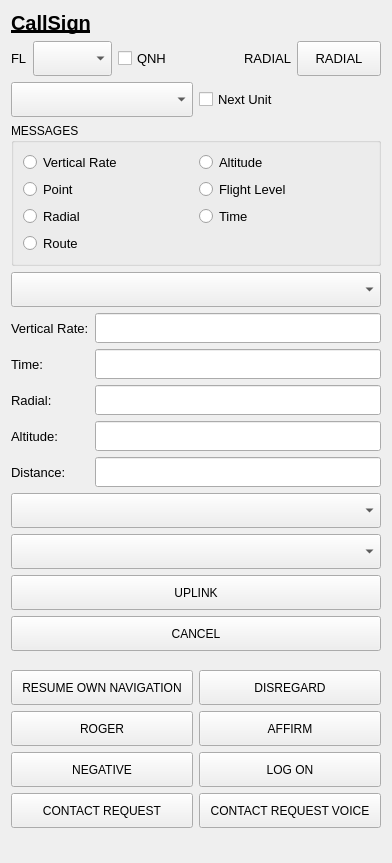
<?xml version="1.0" encoding="UTF-8"?>
<ui version="4.0">
 <class>Label</class>
 <widget class="QWidget" name="Label">
  <property name="geometry">
   <rect>
    <x>0</x>
    <y>0</y>
    <width>390</width>
    <height>863</height>
   </rect>
  </property>
  <property name="windowTitle">
   <string>Form</string>
  </property>
  <layout class="QHBoxLayout" name="horizontalLayout_9">
   <item>
    <layout class="QVBoxLayout" name="verticalLayout_4">
     <item>
      <widget class="QLabel" name="callSign">
       <property name="font">
        <font>
         <pointsize>15</pointsize>
         <weight>75</weight>
         <italic>false</italic>
         <bold>true</bold>
         <underline>true</underline>
         <strikeout>false</strikeout>
         <kerning>true</kerning>
        </font>
       </property>
       <property name="text">
        <string>CallSign</string>
       </property>
       <property name="textFormat">
        <enum>Qt::AutoText</enum>
       </property>
      </widget>
     </item>
     <item>
      <layout class="QHBoxLayout" name="horizontalLayout_2">
       <item>
        <layout class="QHBoxLayout" name="horizontalLayout">
         <item>
          <widget class="QLabel" name="FLlabel_current">
           <property name="font">
            <font>
             <pointsize>10</pointsize>
            </font>
           </property>
           <property name="text">
            <string>FL</string>
           </property>
          </widget>
         </item>
         <item>
          <widget class="QComboBox" name="FLcomboBox">
           <property name="minimumSize">
            <size>
             <width>70</width>
             <height>35</height>
            </size>
           </property>
           <property name="font">
            <font>
             <pointsize>10</pointsize>
            </font>
           </property>
          </widget>
         </item>
        </layout>
       </item>
       <item>
        <layout class="QVBoxLayout" name="verticalLayout">
         <item>
          <widget class="QCheckBox" name="FLQNH">
           <property name="font">
            <font>
             <pointsize>10</pointsize>
            </font>
           </property>
           <property name="text">
            <string>QNH</string>
           </property>
          </widget>
         </item>
        </layout>
       </item>
       <item>
        <widget class="QLabel" name="RADIALlabel_current">
         <property name="font">
          <font>
           <pointsize>10</pointsize>
          </font>
         </property>
         <property name="layoutDirection">
          <enum>Qt::LeftToRight</enum>
         </property>
         <property name="text">
          <string>RADIAL</string>
         </property>
         <property name="alignment">
          <set>Qt::AlignRight|Qt::AlignTrailing|Qt::AlignVCenter</set>
         </property>
        </widget>
       </item>
       <item>
        <widget class="QPushButton" name="RADIALbutton">
         <property name="minimumSize">
          <size>
           <width>0</width>
           <height>35</height>
          </size>
         </property>
         <property name="font">
          <font>
           <pointsize>10</pointsize>
          </font>
         </property>
         <property name="text">
          <string>RADIAL</string>
         </property>
        </widget>
       </item>
      </layout>
     </item>
     <item>
      <layout class="QHBoxLayout" name="horizontalLayout_3">
       <item>
        <widget class="QComboBox" name="FreqComboBox">
         <property name="minimumSize">
          <size>
           <width>0</width>
           <height>35</height>
          </size>
         </property>
         <property name="font">
          <font>
           <pointsize>10</pointsize>
          </font>
         </property>
        </widget>
       </item>
       <item>
        <widget class="QCheckBox" name="freqNextUnit">
         <property name="font">
          <font>
           <pointsize>10</pointsize>
          </font>
         </property>
         <property name="text">
          <string>Next Unit</string>
         </property>
        </widget>
       </item>
      </layout>
     </item>
     <item>
      <widget class="QGroupBox" name="MESSAGESgroupBox">
       <property name="title">
        <string>MESSAGES</string>
       </property>
       <layout class="QGridLayout" name="gridLayout">
        <item row="0" column="0">
         <widget class="QRadioButton" name="VRrb">
          <property name="font">
           <font>
            <pointsize>10</pointsize>
           </font>
          </property>
          <property name="text">
           <string>Vertical Rate</string>
          </property>
         </widget>
        </item>
        <item row="0" column="1">
         <widget class="QRadioButton" name="ALTrb">
          <property name="font">
           <font>
            <pointsize>10</pointsize>
           </font>
          </property>
          <property name="text">
           <string>Altitude</string>
          </property>
         </widget>
        </item>
        <item row="1" column="0">
         <widget class="QRadioButton" name="PTrb">
          <property name="font">
           <font>
            <pointsize>10</pointsize>
           </font>
          </property>
          <property name="text">
           <string>Point</string>
          </property>
         </widget>
        </item>
        <item row="1" column="1">
         <widget class="QRadioButton" name="FLrb">
          <property name="font">
           <font>
            <pointsize>10</pointsize>
           </font>
          </property>
          <property name="text">
           <string>Flight Level</string>
          </property>
         </widget>
        </item>
        <item row="2" column="0">
         <widget class="QRadioButton" name="RADrb">
          <property name="font">
           <font>
            <pointsize>10</pointsize>
           </font>
          </property>
          <property name="text">
           <string>Radial</string>
          </property>
         </widget>
        </item>
        <item row="2" column="1">
         <widget class="QRadioButton" name="TMrb">
          <property name="font">
           <font>
            <pointsize>10</pointsize>
           </font>
          </property>
          <property name="text">
           <string>Time</string>
          </property>
         </widget>
        </item>
        <item row="3" column="0">
         <widget class="QRadioButton" name="ROUTErb">
          <property name="font">
           <font>
            <pointsize>10</pointsize>
           </font>
          </property>
          <property name="text">
           <string>Route</string>
          </property>
         </widget>
        </item>
       </layout>
      </widget>
     </item>
     <item>
      <widget class="QComboBox" name="MessageComboBox">
       <property name="minimumSize">
        <size>
         <width>370</width>
         <height>35</height>
        </size>
       </property>
       <property name="font">
        <font>
         <pointsize>10</pointsize>
        </font>
       </property>
      </widget>
     </item>
     <item>
      <layout class="QHBoxLayout" name="horizontalLayout_4">
       <item>
        <layout class="QVBoxLayout" name="verticalLayout_3">
         <item>
          <widget class="QLabel" name="RATElabel">
           <property name="font">
            <font>
             <pointsize>10</pointsize>
            </font>
           </property>
           <property name="text">
            <string>Vertical Rate:</string>
           </property>
          </widget>
         </item>
         <item>
          <widget class="QLabel" name="TIMElabel">
           <property name="font">
            <font>
             <pointsize>10</pointsize>
            </font>
           </property>
           <property name="text">
            <string>Time:</string>
           </property>
          </widget>
         </item>
         <item>
          <widget class="QLabel" name="RADIALlabel">
           <property name="font">
            <font>
             <pointsize>10</pointsize>
            </font>
           </property>
           <property name="text">
            <string>Radial:</string>
           </property>
          </widget>
         </item>
         <item>
          <widget class="QLabel" name="ALTITUDElabel">
           <property name="font">
            <font>
             <pointsize>10</pointsize>
            </font>
           </property>
           <property name="text">
            <string>Altitude:</string>
           </property>
          </widget>
         </item>
         <item>
          <widget class="QLabel" name="DISTANCElabel">
           <property name="font">
            <font>
             <pointsize>10</pointsize>
            </font>
           </property>
           <property name="text">
            <string>Distance:</string>
           </property>
          </widget>
         </item>
        </layout>
       </item>
       <item>
        <layout class="QVBoxLayout" name="verticalLayout_2">
         <item>
          <widget class="QLineEdit" name="RATElineEdit">
           <property name="minimumSize">
            <size>
             <width>0</width>
             <height>30</height>
            </size>
           </property>
           <property name="font">
            <font>
             <pointsize>10</pointsize>
            </font>
           </property>
          </widget>
         </item>
         <item>
          <widget class="QLineEdit" name="TIMElineEdit">
           <property name="minimumSize">
            <size>
             <width>0</width>
             <height>30</height>
            </size>
           </property>
           <property name="font">
            <font>
             <pointsize>10</pointsize>
            </font>
           </property>
          </widget>
         </item>
         <item>
          <widget class="QLineEdit" name="RADIALlineEdit">
           <property name="minimumSize">
            <size>
             <width>0</width>
             <height>30</height>
            </size>
           </property>
           <property name="font">
            <font>
             <pointsize>10</pointsize>
            </font>
           </property>
          </widget>
         </item>
         <item>
          <widget class="QLineEdit" name="ALTITUDElineEdit">
           <property name="minimumSize">
            <size>
             <width>0</width>
             <height>30</height>
            </size>
           </property>
           <property name="font">
            <font>
             <pointsize>10</pointsize>
            </font>
           </property>
          </widget>
         </item>
         <item>
          <widget class="QLineEdit" name="DISTANCElineEdit">
           <property name="minimumSize">
            <size>
             <width>0</width>
             <height>30</height>
            </size>
           </property>
           <property name="font">
            <font>
             <pointsize>10</pointsize>
            </font>
           </property>
          </widget>
         </item>
        </layout>
       </item>
      </layout>
     </item>
     <item>
      <widget class="QComboBox" name="trackComboBox">
       <property name="minimumSize">
        <size>
         <width>0</width>
         <height>35</height>
        </size>
       </property>
       <property name="font">
        <font>
         <pointsize>10</pointsize>
        </font>
       </property>
      </widget>
     </item>
     <item>
      <widget class="QComboBox" name="pointComboBox">
       <property name="minimumSize">
        <size>
         <width>0</width>
         <height>35</height>
        </size>
       </property>
       <property name="font">
        <font>
         <pointsize>10</pointsize>
        </font>
       </property>
      </widget>
     </item>
     <item>
      <widget class="QPushButton" name="uplinkButton">
       <property name="minimumSize">
        <size>
         <width>0</width>
         <height>35</height>
        </size>
       </property>
       <property name="text">
        <string>UPLINK</string>
       </property>
      </widget>
     </item>
     <item>
      <widget class="QPushButton" name="cancelButton">
       <property name="minimumSize">
        <size>
         <width>0</width>
         <height>35</height>
        </size>
       </property>
       <property name="text">
        <string>CANCEL</string>
       </property>
      </widget>
     </item>
     <item>
      <spacer name="verticalSpacer_2">
       <property name="orientation">
        <enum>Qt::Vertical</enum>
       </property>
       <property name="sizeType">
        <enum>QSizePolicy::Fixed</enum>
       </property>
       <property name="sizeHint" stdset="0">
        <size>
         <width>20</width>
         <height>13</height>
        </size>
       </property>
      </spacer>
     </item>
     <item>
      <layout class="QHBoxLayout" name="horizontalLayout_8">
       <item>
        <widget class="QPushButton" name="resumeOwnNavigationButton">
         <property name="minimumSize">
          <size>
           <width>0</width>
           <height>35</height>
          </size>
         </property>
         <property name="text">
          <string>RESUME OWN NAVIGATION</string>
         </property>
        </widget>
       </item>
       <item>
        <widget class="QPushButton" name="disregardButton">
         <property name="minimumSize">
          <size>
           <width>0</width>
           <height>35</height>
          </size>
         </property>
         <property name="text">
          <string>DISREGARD</string>
         </property>
        </widget>
       </item>
      </layout>
     </item>
     <item>
      <layout class="QHBoxLayout" name="horizontalLayout_7">
       <item>
        <widget class="QPushButton" name="rogerButton">
         <property name="minimumSize">
          <size>
           <width>0</width>
           <height>35</height>
          </size>
         </property>
         <property name="text">
          <string>ROGER</string>
         </property>
        </widget>
       </item>
       <item>
        <widget class="QPushButton" name="affirmButton">
         <property name="minimumSize">
          <size>
           <width>0</width>
           <height>35</height>
          </size>
         </property>
         <property name="text">
          <string>AFFIRM</string>
         </property>
        </widget>
       </item>
      </layout>
     </item>
     <item>
      <layout class="QHBoxLayout" name="horizontalLayout_6">
       <item>
        <widget class="QPushButton" name="negativeButton">
         <property name="minimumSize">
          <size>
           <width>0</width>
           <height>35</height>
          </size>
         </property>
         <property name="text">
          <string>NEGATIVE</string>
         </property>
        </widget>
       </item>
       <item>
        <widget class="QPushButton" name="logOnButton">
         <property name="minimumSize">
          <size>
           <width>0</width>
           <height>35</height>
          </size>
         </property>
         <property name="text">
          <string>LOG ON</string>
         </property>
        </widget>
       </item>
      </layout>
     </item>
     <item>
      <layout class="QHBoxLayout" name="horizontalLayout_5">
       <item>
        <widget class="QPushButton" name="contactRequestButton">
         <property name="minimumSize">
          <size>
           <width>0</width>
           <height>35</height>
          </size>
         </property>
         <property name="text">
          <string>CONTACT REQUEST</string>
         </property>
        </widget>
       </item>
       <item>
        <widget class="QPushButton" name="contactRequestVoiceButton">
         <property name="minimumSize">
          <size>
           <width>0</width>
           <height>35</height>
          </size>
         </property>
         <property name="text">
          <string>CONTACT REQUEST VOICE</string>
         </property>
        </widget>
       </item>
      </layout>
     </item>
     <item>
      <spacer name="verticalSpacer">
       <property name="orientation">
        <enum>Qt::Vertical</enum>
       </property>
       <property name="sizeHint" stdset="0">
        <size>
         <width>20</width>
         <height>38</height>
        </size>
       </property>
      </spacer>
     </item>
    </layout>
   </item>
  </layout>
 </widget>
 <resources/>
 <connections/>
</ui>
